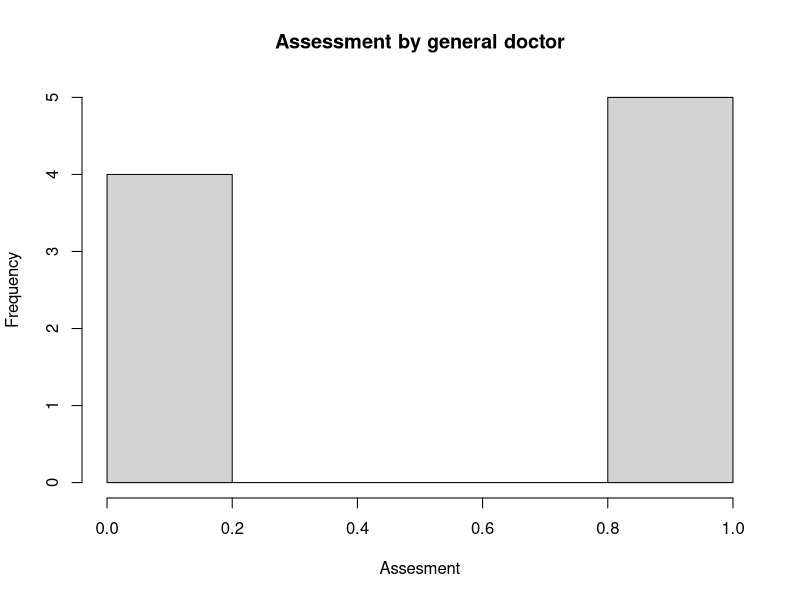
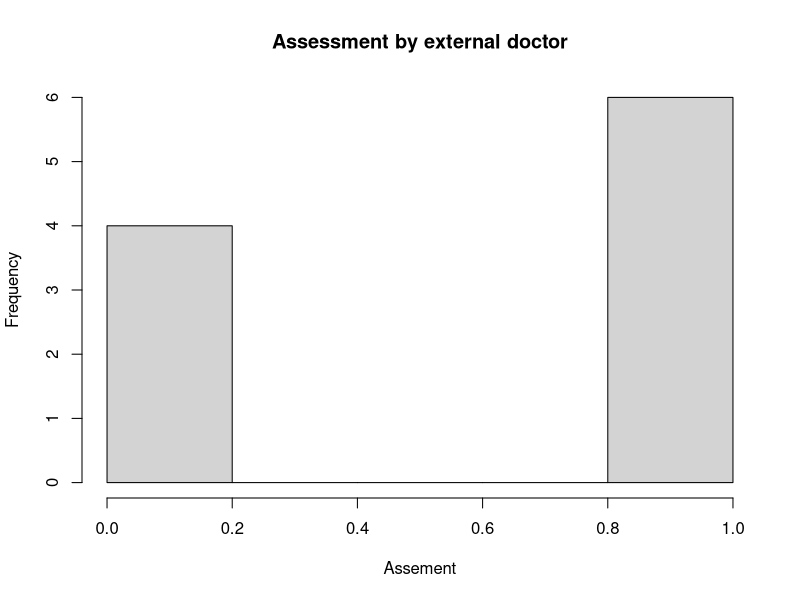
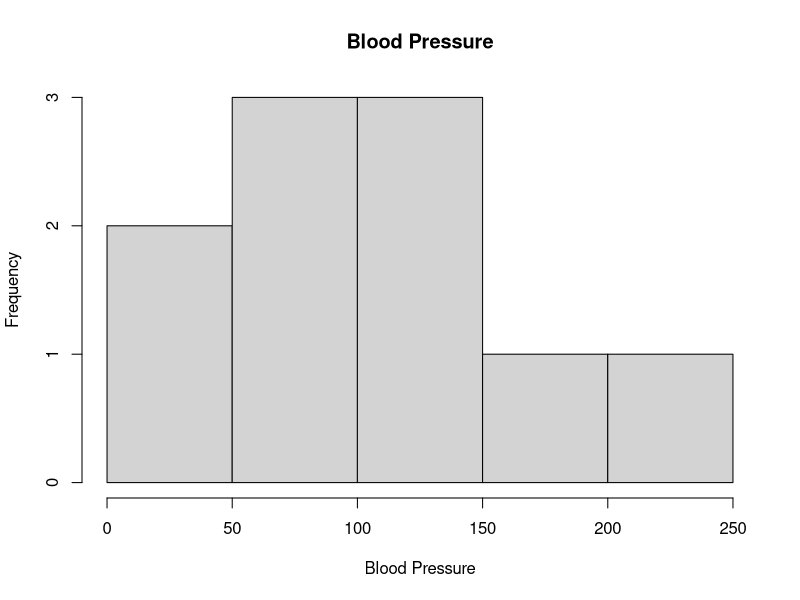
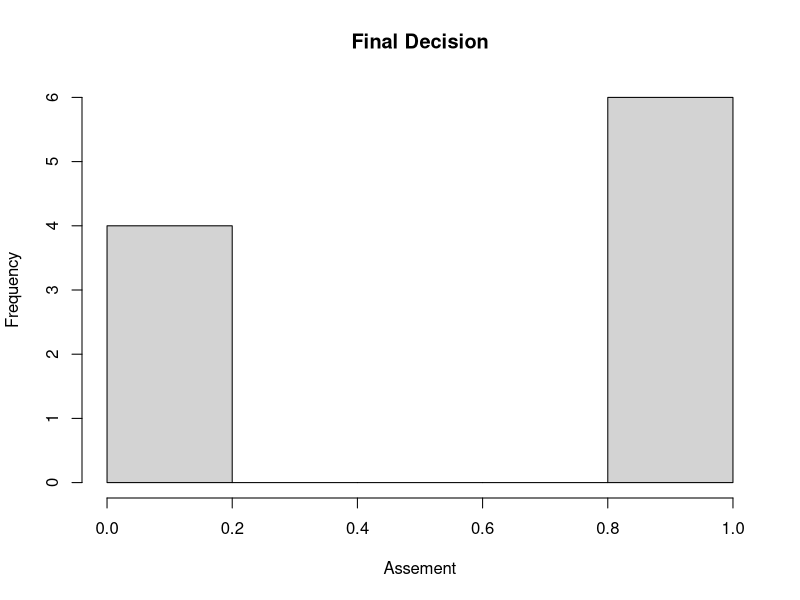
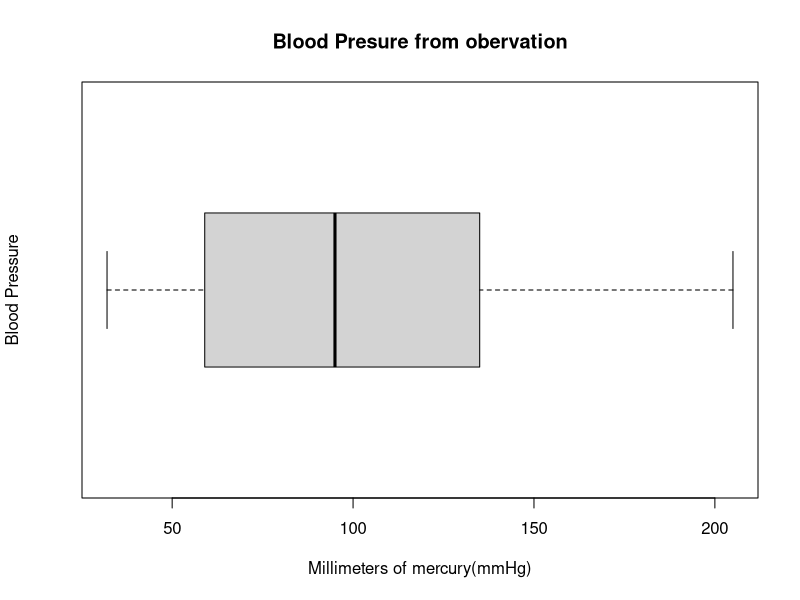
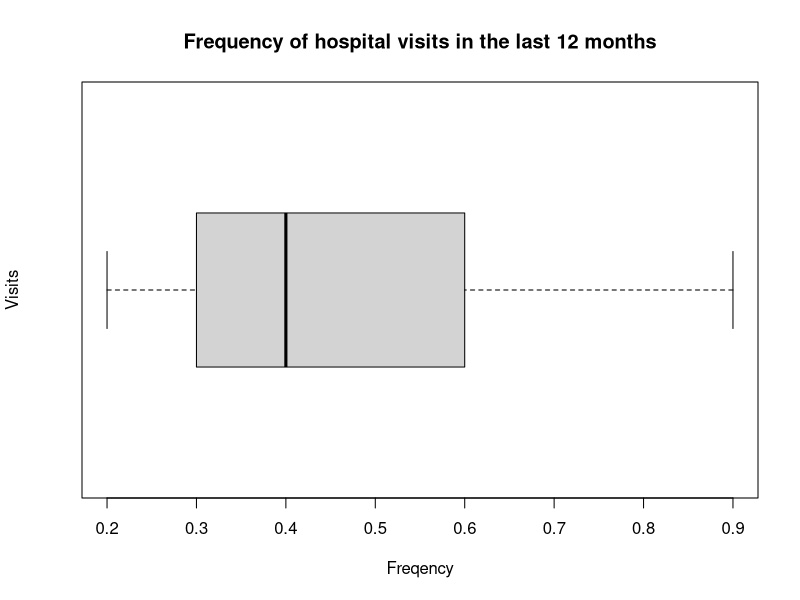

Source code (R) for these figures, in order:
#Module4 

#Define variables
freq<- c(0.6, 0.3, 0.4, 0.2, 0.6, 0.3, 0.4, 0.9, 0.2)
bloodp<- c(103, 87, 32, 42, 59, 109, 78, 205, 135, 176)
first<- c(1, 1, 1, 1, 0, 0, 0, 0, NA, 1)
second<- c(0, 0, 1, 1, 0, 0, 1, 1, 1, 1)
Final_decision<- c(0, 1, 0, 1, 0, 1, 0, 1, 1, 1)


#Calculate the mean and median for some variable
bloodp_stats<- c(Mean= mean(bloodp), Median= median(bloodp))
bloodp_stats

freq_stats<- c(Mean= mean(freq), Median= median(freq))
freq_stats


#Create histogram and box plot for each variables
#Customize graphs

hist(first,
     main = "Assessment by general doctor", 
     xlab = "Assesment")

hist(second,
     main = "Assessment by external doctor",
     xlab = "Assement")

hist(bloodp,
     main = "Blood Pressure",
     xlab = "Blood Pressure")

hist(Final_decision,
     main = "Final Decision",
     xlab = "Assement")


boxplot(bloodp,
        main = "Blood Presure from obervation",
        xlab = "Millimeters of mercury(mmHg)",
        ylab = "Blood Pressure",
        horizontal = TRUE)

boxplot(freq,
        main = "Frequency of hospital visits in the last 12 months",
        xlab = "Freqency",
        ylab = "Visits",
        horizontal = TRUE)


